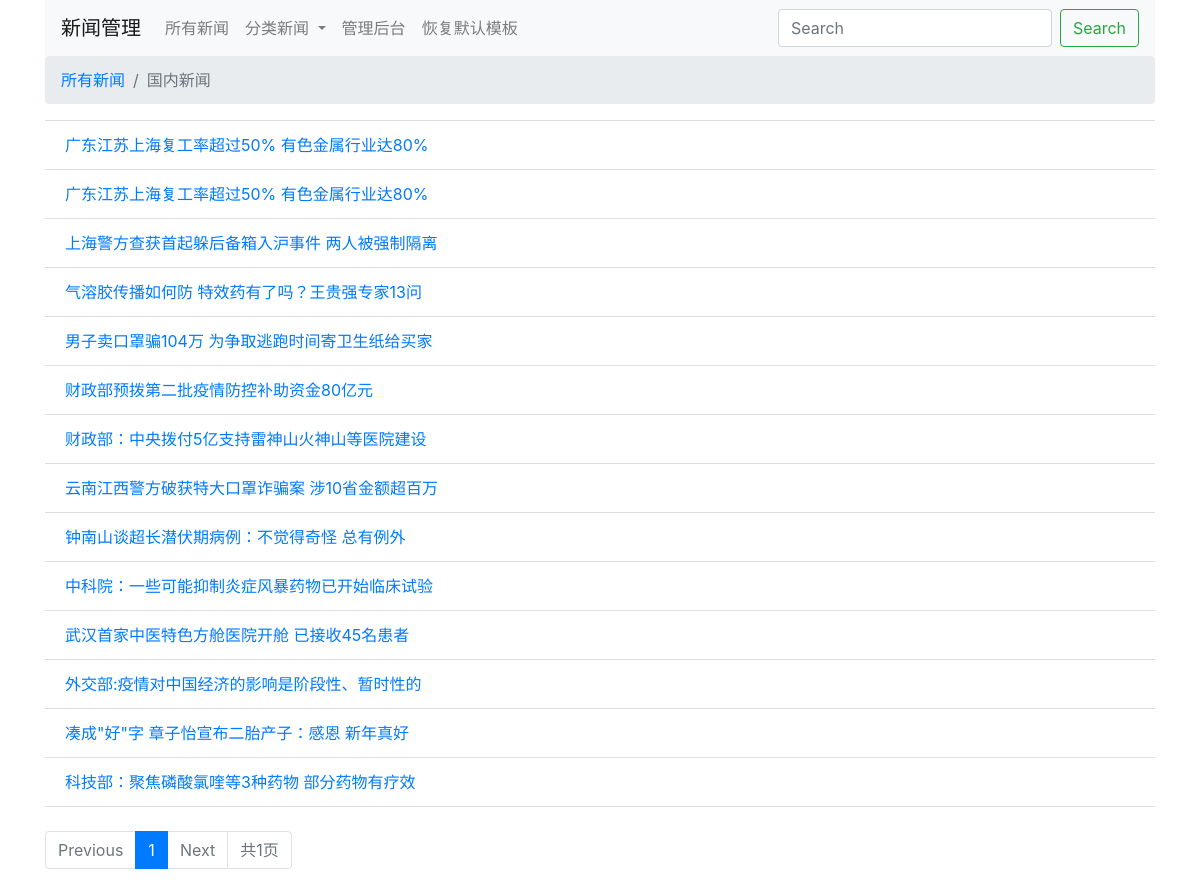
Screenshot of /posts/?category=国内新闻 with the database file from the repository.
### main/models.py (models this page shows, shortened)
class Post(models.Model):
    title = models.CharField(max_length=1024, null=False)
    category = models.CharField(max_length=64)
    content = models.TextField()
    timestamp = models.DateTimeField()
    url = models.URLField()

### main/views.py (the view)
# urls.py: path('', views.PostList.as_view(), name='index'),
class PostList(ListView):
    model = Post
    paginate_by = 20
    context_object_name = 'posts'
    def get_queryset(self):
        category = self.request.GET.get('category')
        keyword = self.request.GET.get('keyword')
        if category:
            return Post.objects.filter(category=category)
        elif keyword:
            return Post.objects.filter(title__contains=keyword)
        else:
            return Post.objects.all()

### main/context_processors.py (called while the page is built)
def categories(request):
    query = Post.objects.values('category').distinct()
    categories = [item['category'] for item in query]
    return {
        'categories': categories
    }

### main/templates/main/post_list.html
{% extends 'main/base.html' %}
{% block content %}
<nav aria-label="breadcrumb">
    <ol class="breadcrumb">
        {% if request.GET.category %}
        <li class="breadcrumb-item"><a href="{% url 'posts' %}">所有新闻</a></li>
        <li class="breadcrumb-item active" aria-current="page">{{request.GET.category}}</li>
        {% else %}
        <li class="breadcrumb-item active" aria-current="page">所有新闻</li>
        {% endif %}
    </ol>
</nav>
<ul class="list-group list-group-flush">
    {% for post in posts %}
    <li class="list-group-item"><a href="{% url 'post' post.id %}">{{ post.title }}</a></li>
    {% endfor %}
</ul>
<br>
<nav aria-label="...">
    <ul class="pagination">
        {% if not page_obj.has_previous %}
        <li class="page-item disabled">
            <a class="page-link" href="#" tabindex="-1">Previous</a>
        </li>
        {% else %}
        <li class="page-item disabled">
            <a class="page-link" href="?page={{page_obj.previous_page_number}}" tabindex="-1">Previous</a>
        </li>
        {% endif %}
        <li class="page-item active">
            <a class="page-link" href="#">{{page_obj.number}}<span class="sr-only">(current)</span></a>
        </li>
        {% if not page_obj.has_next %}
        <li class="page-item disabled">
            <a class="page-link" href="#" tabindex="-1">Next</a>
        </li>
        {% else %}
        <li class="page-item">
            <a class="page-link" href="?page={{page_obj.next_page_number}}" tabindex="-1">Next</a>
        </li>
        {% endif %}
        <li class="page-item disabled">
            <a href="" class="page-link">共{{page_obj.paginator.num_pages}}页</a>
        </li>
    </ul>
</nav>
{% endblock %}

### rows the page displays
Post: title "广东江苏上海复工率超过50% 有色金属行业达80%"
Post: title "广东江苏上海复工率超过50% 有色金属行业达80%"
Post: title "上海警方查获首起躲后备箱入沪事件 两人被强制隔离"
Post: title "气溶胶传播如何防 特效药有了吗？王贵强专家13问"
Post: title "男子卖口罩骗104万 为争取逃跑时间寄卫生纸给买家"
Post: title "财政部预拨第二批疫情防控补助资金80亿元"
Post: title "财政部：中央拨付5亿支持雷神山火神山等医院建设"
Post: title "云南江西警方破获特大口罩诈骗案 涉10省金额超百万"
Post: title "钟南山谈超长潜伏期病例：不觉得奇怪 总有例外"
Post: title "中科院：一些可能抑制炎症风暴药物已开始临床试验"
Post: title "武汉首家中医特色方舱医院开舱 已接收45名患者"
Post: title "外交部:疫情对中国经济的影响是阶段性、暂时性的"
Post: title "凑成\"好\"字 章子怡宣布二胎产子：感恩 新年真好"
Post: title "科技部：聚焦磷酸氯喹等3种药物 部分药物有疗效"

### other values shown
{{ request.GET.category }} "国内新闻"
{{ page_obj.number }} "1"
{{ page_obj.paginator.num_pages }} "1"
